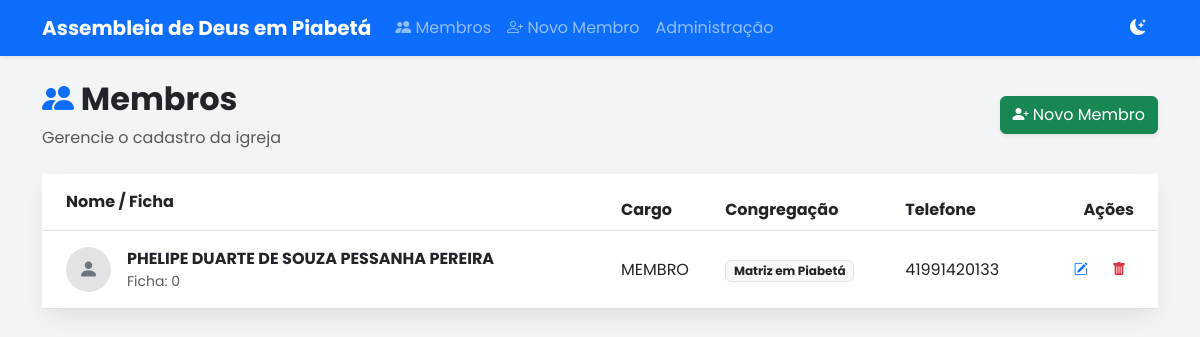
The app's page /, older data.
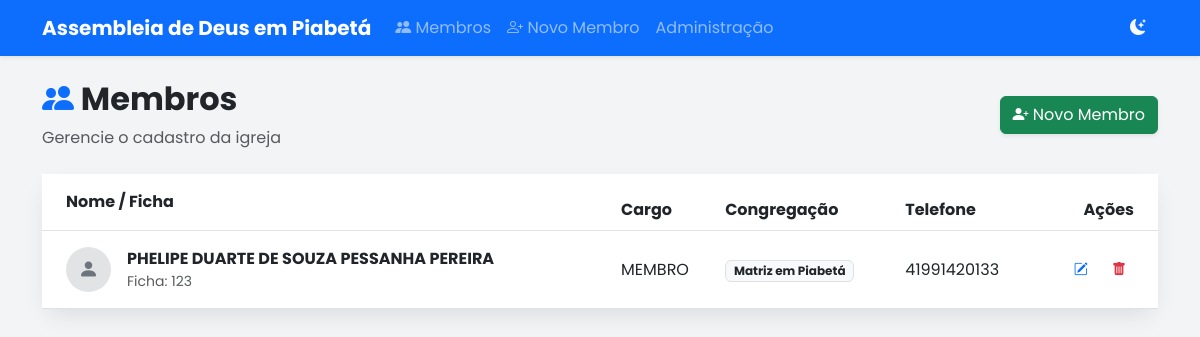
The same page, newer data.
### membros/models.py (models this page shows, shortened)
class Membro(models.Model):
    numero_ficha = models.PositiveIntegerField(unique=True, verbose_name="Nº da Ficha", help_text="Número de identificação na igreja")
    foto = models.ImageField(upload_to='fotos_membros/', blank=True, null=True, verbose_name="Foto do Membro")
    nome_completo = models.CharField(max_length=200)
    data_nascimento = models.DateField(verbose_name="Data de Nascimento")
    naturalidade = models.CharField(max_length=100, help_text="Cidade/Estado", blank=True, null=True)
    cpf = models.CharField(max_length=14, unique=True, verbose_name="CPF")
    rg = models.CharField(max_length=20, verbose_name="RG", blank=True, null=True)
    orgao_expedidor = models.CharField(max_length=20, verbose_name="Órgão Exp.", blank=True, null=True)
    ESTADO_CIVIL_CHOICES = [
        ('SOLTEIRO', 'Solteiro(a)'),
        ('CASADO', 'Casado(a)'),
        ('VIUVO', 'Viúvo(a)'),
        ('DIVORCIADO', 'Divorciado(a)'),
    ]
    estado_civil = models.CharField(max_length=20, choices=ESTADO_CIVIL_CHOICES)
    profissao = models.CharField(max_length=100, verbose_name="Profissão", blank=True, null=True)
    nome_pai = models.CharField(max_length=200, verbose_name="Nome do Pai", blank=True, null=True)
    nome_mae = models.CharField(max_length=200, verbose_name="Nome da Mãe", blank=True, null=True)
    endereco = models.CharField(max_length=200, verbose_name="Endereço")
    numero = models.CharField(max_length=20, verbose_name="Nº")
    complemento = models.CharField(max_length=100, blank=True, null=True)
    bairro = models.CharField(max_length=100)
    cep = models.CharField(max_length=9, verbose_name="CEP")
    cidade = models.CharField(max_length=100)
    uf = models.CharField(max_length=2, verbose_name="UF", default='RJ') # Mudei para RJ conforme sua ficha
    telefone = models.CharField(max_length=20, verbose_name="Celular/WhatsApp")
    email = models.EmailField(blank=True, null=True)
    data_batismo_aguas = models.DateField(verbose_name="Batismo nas Águas", blank=True, null=True)
    data_batismo_espirito = models.DateField(verbose_name="Batismo no Espírito Santo", blank=True, null=True)
    CARGO_CHOICES = [
        ('MEMBRO', 'Membro'),
        ('AUXILIAR', 'Auxiliar'),
        ('DIACONO', 'Diácono'),
        ('PRESBITERO', 'Presbítero'),
        ('EVANGELISTA', 'Evangelista'),
        ('PASTOR', 'Pastor'),
        ('OUTRO', 'Outro'),
    ]
    cargo = models.CharField(max_length=20, choices=CARGO_CHOICES, default='MEMBRO')
    cargo_outro = models.CharField(max_length=50, blank=True, null=True, help_text="Preencher se escolheu 'Outro'")
    igreja_procedencia = models.CharField(max_length=150, verbose_name="Igreja de Procedência", blank=True, null=True)
    CONGREGACAO_CHOICES = [
        ('Matriz em Piabetá', 'Matriz em Piabetá'),
        ('Jardim Prainha', 'Jardim Prainha'),
        ('Jardim Ana Beatriz', 'Jardim Ana Beatriz'),
        ('Parque Santana', 'Parque Santana'),
        ('Parque Veneza', 'Parque Veneza'),
        ('Rua das Mangueiras', 'Rua das Mangueiras'),
        ('Saracuruna', 'Saracuruna'),
        ('Avenida Mauá', 'Avenida Mauá'),
        ('Fragoso', 'Fragoso'),
        ('Meio da Serra', 'Meio da Serra'),
        ('Pau Grande', 'Pau Grande'),
        ('Jardim Nazareno', 'Jardim Nazareno'),
        ('Parque Sayonara', 'Parque Sayonara'),
        ('Vila Serrana / Ilha', 'Vila Serrana / Ilha'),
        ('Cachoeira Grande', 'Cachoeira Grande'),
        ('Boa Esperança', 'Boa Esperança'),
        ('Figueira Conceição', 'Figueira Conceição'),
        ('Rio do Ouro', 'Rio do Ouro'),
        ('Rio Novo', 'Rio Novo'),
        ('Suruí', 'Suruí'),
        ('Cidade Naval', 'Cidade Naval'),
        ('Figueira Magé', 'Figueira Magé'),
        ('Itambi / Mauá', 'Itambi / Mauá'),
        ('Leque Azul', 'Leque Azul'),
        ('Santa Dalila', 'Santa Dalila'),
        ('Ypiranga', 'Ypiranga'),
        ('Paraíso do Góia', 'Paraíso do Góia'),
        ('Bacaxá / Vila Canaã', 'Bacaxá / Vila Canaã'),
        ('Bananeiras / Água', 'Bananeiras / Água'),
        ('Fazendinha Branca', 'Fazendinha Branca'),
        ('Bonsucesso', 'Bonsucesso'),
        ('Praia Seca / Raia', 'Praia Seca / Raia'),
        ('Macaé / Itatiquara', 'Macaé / Itatiquara'),
        ('Parque Cidade Luz', 'Parque Cidade Luz'),
        ('Betel / Bereia', 'Betel / Bereia'),
        ('Filadelfia / Imburi', 'Filadelfia / Imburi'),
        ('Eldorado', 'Eldorado'),
        ('Parque Nova Campos', 'Parque Nova Campos'),
        ('Parque Prazeres', 'Parque Prazeres'),
        ('Vila Menezes', 'Vila Menezes'),
    ]
    congregacao = models.CharField(
        max_length=100,
        choices=CONGREGACAO_CHOICES,
        verbose_name="Congregação",
        default='Matriz em Piabetá'
    )
    nome_conjuge = models.CharField(max_length=200, verbose_name="Nome do Cônjuge", blank=True, null=True)
    anotacoes = models.TextField(verbose_name="Anotações", blank=True, null=True)
    aceite_termos = models.BooleanField(default=False, verbose_name="Aceito os termos de uso de dados")
    ativo = models.BooleanField(default=True)
    data_cadastro = models.DateTimeField(auto_now_add=True)
    atualizado_em = models.DateTimeField(auto_now=True)

### membros/views.py (the view)
# urls.py: path('', listar_membros, name='listar_membros'),
def listar_membros(request):
    membros = Membro.objects.all().order_by('nome_completo')
    return render(request, 'membros/lista.html', {'membros': membros})

### membros/templates/membros/lista.html (shortened to what this page needs)
{% extends 'base.html' %}
{% block content %}
<div class="row mb-4 align-items-center">
    <div class="col-md-8">
        <h2 class="fw-bold text-dark"><i class="bi bi-people-fill text-primary"></i> Membros</h2>
        <p class="text-muted mb-0">Gerencie o cadastro da igreja</p>
    </div>
    <div class="col-md-4 text-end">
        <a href="{% url 'cadastrar_membro' %}" class="btn btn-success shadow-sm">
            <i class="bi bi-person-plus-fill"></i> Novo Membro
        </a>
    </div>
</div>
<div class="card card-modern shadow-sm border-0">
    <div class="card-body p-0">
        <div class="table-responsive">
            <table class="table table-hover align-middle mb-0">
                <thead class="bg-light">
                    <tr>
                        <th class="ps-4 py-3">Nome / Ficha</th>
                        <th>Cargo</th>
                        <th>Congregação</th>
                        <th>Telefone</th>
                        <th class="text-end pe-4">Ações</th>
                    </tr>
                </thead>
                <tbody>
                    {% for membro in membros %}
                    <tr>
                        <td class="ps-4 py-3" style="min-width: 250px;">
                            <div class="d-flex align-items-center">
                                {% if membro.foto %}
                                    <img src="{{ membro.foto.url }}" class="rounded-circle me-3 border" width="45" height="45" style="object-fit: cover;">
                                {% else %}
                                    <div class="rounded-circle me-3 d-flex justify-content-center align-items-center bg-secondary-subtle text-secondary" style="width: 45px; height: 45px;">
                                        <i class="bi bi-person-fill fs-5"></i>
                                    </div>
                                {% endif %}
                                <div>
                                    <div class="fw-bold text-dark">{{ membro.nome_completo }}</div>
                                    <div class="small text-muted">Ficha: {{ membro.numero_ficha }}</div>
                                </div>
                            </div>
                        </td>
                        <td>{{ membro.cargo }}</td>
                        <td><span class="badge bg-light text-dark border">{{ membro.congregacao }}</span></td>
                        <td>{{ membro.telefone|default:"-" }}</td>
                        <td class="text-end pe-4 text-nowrap">
                            <a href="{% url 'editar_membro' id=membro.id %}" class="btn btn-sm btn-outline-primary border-0 me-1" title="Editar">
                                <i class="bi bi-pencil-square"></i>
                            </a>
                            <a href="{% url 'excluir_membro' id=membro.id %}" class="btn btn-sm btn-outline-danger border-0" title="Excluir">
                                <i class="bi bi-trash-fill"></i>
                            </a>
                        </td>
                    </tr>
                    {% endfor %}
                </tbody>
            </table>
        </div>
    </div>
</div>
{% endblock %}

Row changes from the older to the newer data that the page shows:
changed Membro "PHELIPE DUARTE DE SOUZA PESSANHA PEREIRA": numero_ficha "0" → "123"
